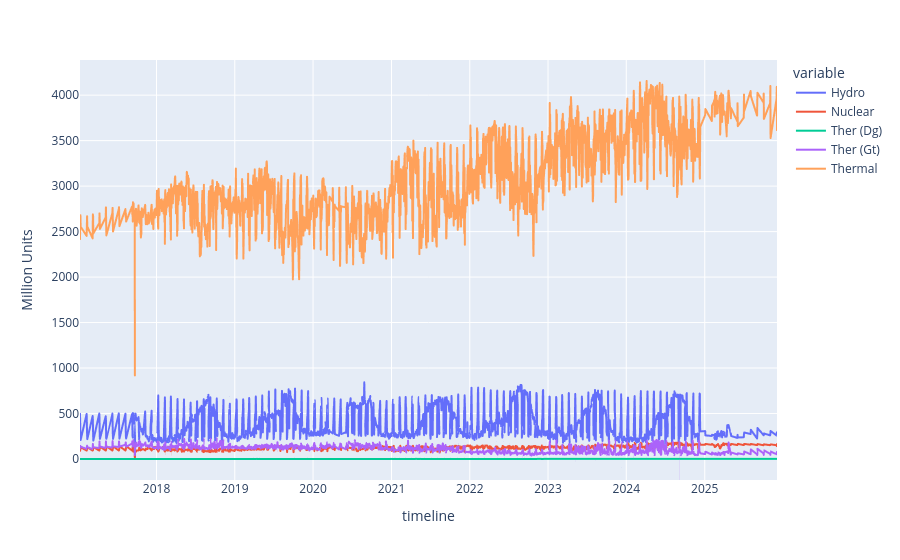

The code cell stored with this chart in its notebook:
### Code cell
timeline_pivot_fig = px.line(data_frame=timeline_pivot,x='date',y=['Hydro','Nuclear','Ther (Dg)','Ther (Gt)','Thermal'])
timeline_pivot_fig.update_layout(yaxis_title='Million Units',xaxis_title='timeline')
timeline_pivot_fig.show()

### Figure 1 — Plotly figure (JSON) as saved in the notebook; plotly's stock layout.template omitted (floating-point values rounded to 4 significant figures; data arrays with more than 128 entries replaced by an {"elided": "..."} marker saying what was removed)
{"data": [{"hovertemplate": "variable=Hydro<br>date=%{x}<br>value=%{y}<extra></extra>", "legendgroup": "Hydro", "line": {"color": "#636efa", "dash": "solid"}, "marker": {"symbol": "circle"}, "mode": "lines", "name": "Hydro", "showlegend": true, "type": "scattergl", "x": {"elided": "2657 str values"}, "xaxis": "x", "y": {"elided": "2657 float values"}, "yaxis": "y"}, {"hovertemplate": "variable=Nuclear<br>date=%{x}<br>value=%{y}<extra></extra>", "legendgroup": "Nuclear", "line": {"color": "#EF553B", "dash": "solid"}, "marker": {"symbol": "circle"}, "mode": "lines", "name": "Nuclear", "showlegend": true, "type": "scattergl", "x": {"elided": "2657 str values"}, "xaxis": "x", "y": {"elided": "2657 float values"}, "yaxis": "y"}, {"hovertemplate": "variable=Ther (Dg)<br>date=%{x}<br>value=%{y}<extra></extra>", "legendgroup": "Ther (Dg)", "line": {"color": "#00cc96", "dash": "solid"}, "marker": {"symbol": "circle"}, "mode": "lines", "name": "Ther (Dg)", "showlegend": true, "type": "scattergl", "x": {"elided": "2657 str values"}, "xaxis": "x", "y": {"elided": "2657 float values"}, "yaxis": "y"}, {"hovertemplate": "variable=Ther (Gt)<br>date=%{x}<br>value=%{y}<extra></extra>", "legendgroup": "Ther (Gt)", "line": {"color": "#ab63fa", "dash": "solid"}, "marker": {"symbol": "circle"}, "mode": "lines", "name": "Ther (Gt)", "showlegend": true, "type": "scattergl", "x": {"elided": "2657 str values"}, "xaxis": "x", "y": {"elided": "2657 float values"}, "yaxis": "y"}, {"hovertemplate": "variable=Thermal<br>date=%{x}<br>value=%{y}<extra></extra>", "legendgroup": "Thermal", "line": {"color": "#FFA15A", "dash": "solid"}, "marker": {"symbol": "circle"}, "mode": "lines", "name": "Thermal", "showlegend": true, "type": "scattergl", "x": {"elided": "2657 str values"}, "xaxis": "x", "y": {"elided": "2657 float values"}, "yaxis": "y"}], "layout": {"legend": {"title": {"text": "variable"}, "tracegroupgap": 0}, "margin": {"t": 60}, "xaxis": {"anchor": "y", "domain": [0, 1], "title": {"text": "timeline"}}, "yaxis": {"anchor": "x", "domain": [0, 1], "title": {"text": "Million Units"}}}}
